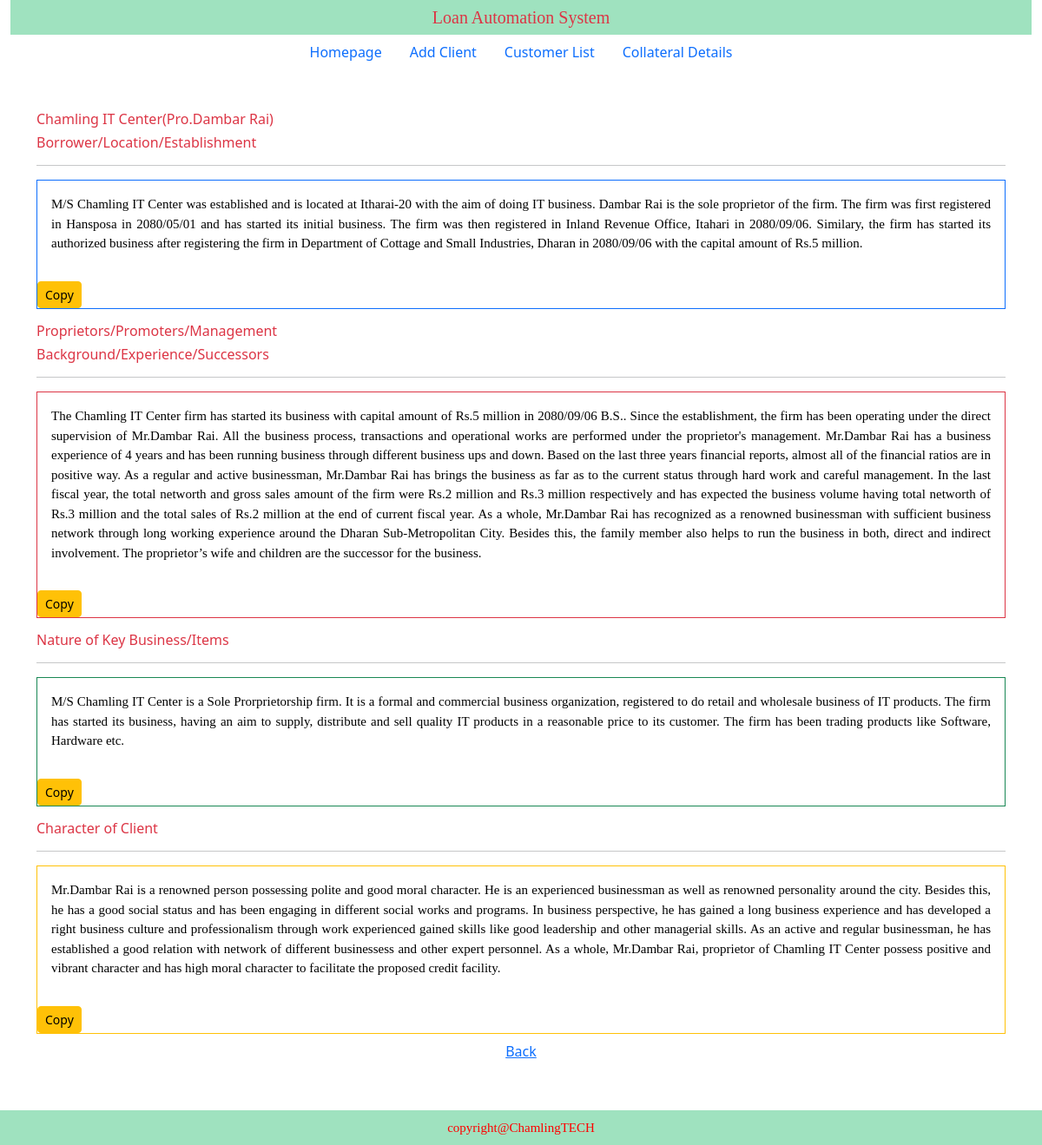
The app's page /clientdisplay/16 with its own data.
### loanapp/models.py (models this page shows, shortened)
class ClientDetail(models.Model):
    name= models.CharField(max_length=300)
    address= models.CharField(max_length=150)
    vdc= models.CharField(max_length=100, null=True, blank=True)
    vdc_date= models.CharField(max_length=12, null=True, blank=True)
    iro_address= models.CharField(max_length=50)
    iro_date= models.CharField(max_length=12)
    smi_address= models.CharField(max_length=50)
    smi_date= models.CharField(max_length=12)
    capital= models.CharField(max_length=20)
    capital_new= models.CharField(max_length=20, null=True, blank=True, default='')
    pro_name= models.CharField(max_length=100)
    firm_type= models.CharField(max_length=100, choices=FORM_CHOICES)
    exp_year= models.CharField(max_length=5, null=True, default='', blank=True)
    pre_sales= models.CharField(max_length=6, null=True, default='', blank=True)
    pre_networth= models.CharField(max_length=6, null=True, default='', blank=True)
    cur_sales= models.CharField(max_length=6, null=True, default='', blank=True)
    cur_networth= models.CharField(max_length=6, null=True, default='', blank=True)
    business_type= models.CharField(max_length=100, null=True, default='', blank=True)
    product= models.CharField(max_length=100, null=True, default='', blank=True)
    product_types= models.CharField(max_length=100, null=True, default='', blank=True)
    brand= models.CharField(max_length=100, default='', blank=True, null= True)
    brand_types= models.CharField(max_length=100, default='', blank=True, null=True)

### loanapp/views.py (the view)
# urls.py: path('clientdisplay/<int:pk>', ClientDisplay.as_view(), name='clientdisplay'),
class ClientDisplay(DetailView):
    model=ClientDetail
    template_name='client_display.html'

### templates/client_display.html (shortened to what this page needs)
{% extends 'base.html' %}
{% load static %}
{% block css %}  <link rel="stylesheet" href="{% static 'css/client_display.css' %} "> {% endblock css %}
{% block bodycontent %}
<div class="container py-5">
    <div class="section1">
        <h6 class="text-danger"> {{object.name}}(Pro.{{object.pro_name}})</h6>
        <h6 class="text-danger">Borrower/Location/Establishment</h6>
    <hr color="red">
    <div class="border border-primary">
        <p class="p-3" id="FirmDetail">
            M/S {{object.name }} was established and is located at {{object.address }} with the aim of doing
             {{object.business_type}} business. {{object.pro_name}} is the sole proprietor of the firm.
             {% if object.vdc and object.vdc_date %}
                The firm was first registered in {{object.vdc}} in {{object.vdc_date}} and
                has started its initial business.
             {% endif %}
             The firm was then registered in Inland Revenue Office, {{ object.iro_address}}
             in {{object.iro_date}}. Similary, the firm has started its authorized business after registering
             the firm in Department of Cottage and Small Industries, {{object.smi_address}} in {{object.smi_date}}
             with the capital amount of Rs.{{object.capital}} million.
        </p>
        <button type="button" onclick="FirmDetailCopy()" class="btn btn-warning btn-sm text-sm-end mx-auto">Copy</button>
    </div>
    </div>
    <div class="section1">
        <h6 class="text-danger mt-3">Proprietors/Promoters/Management</h6>
        <h6 class="text-danger">Background/Experience/Successors</h6>
    <hr color="red">
    <div class="border border-danger">
        <p id ="FirmBackDetail" class="p-3">
            The {{object.name}} firm has started its business with capital amount of Rs.{{object.capital}} million in
            {{object.smi_date}} B.S.. Since the establishment, the firm has been operating under the direct supervision
            of Mr.{{object.pro_name}}. All the business process, transactions and operational works are performed under
            the proprietor's management. Mr.{{object.pro_name}} has a business experience of {{object.exp_year}} years and
            has been running business through different business ups and down. Based on the last three years financial
            reports, almost all of the financial ratios are in positive way. As a regular and active businessman,
            Mr.{{object.pro_name}} has brings the business as far as to the current status through hard work and careful
            management.
            In the last fiscal year, the total networth and gross sales amount of the firm were Rs.{{object.pre_sales}} million
            and Rs.{{object.pre_networth}} million respectively and has expected the business volume having total networth of
            Rs.{{object.cur_networth}} million and the total sales of Rs.{{object.cur_sales}} million at the end of current
            fiscal year. As a whole, Mr.{{object.pro_name}} has recognized as a renowned businessman with sufficient business
            network through long working experience around the Dharan Sub-Metropolitan City. Besides this, the family member
            also helps to run the business in both, direct and indirect involvement. The proprietor’s wife and children are
            the successor for the business.
        </p>
        <button type="button" onclick="FirmBackCopy()" class="btn btn-warning btn-sm text-sm-end mx-auto">Copy</button>
    </div>
    </div>
    <div class="section1">
        <h6 class="text-danger mt-3">Nature of Key Business/Items</h6>
        <hr color="red">
        <div class="border border-success">
            <p id="FirmNature" class="p-3">
                M/S {{object.name}} is a {{object.firm_type}} firm. It is a formal and commercial
                 business organization, registered to do retail and wholesale business of {{object.business_type}} products.
                 The firm has started its business, having an aim to supply, distribute and sell quality
                 {{object.business_type}} products in a reasonable price to its customer. The firm has been trading
                 {{object.buisness_types}} products like {{object.product_types}} etc.
            </p>
            <button type="button" onclick="FirmNatureCopy()" class="btn btn-warning btn-sm text-sm-end mx-auto">Copy</button>
        </div>
    </div>
     <div class="section1">
        <h6 class="text-danger mt-3">Character of Client</h6>
        <hr color="red">
        <div class="border border-warning">
            <p id="clientcharacter" class="p-3">
                Mr.{{object.pro_name}} is a renowned person possessing polite and good moral character.
                He is an experienced businessman as well as renowned personality around the city.
                Besides this, he has a good social status and has been engaging in different social
                works and programs. In business perspective, he has gained a long business experience and
                 has developed a right business culture and professionalism through work experienced gained
                 skills like good leadership and other managerial skills. As an active and regular businessman,
                  he has established a good relation with network of different businessess and other expert personnel.
                  As a whole, Mr.{{object.pro_name}}, proprietor of {{object.name}} possess positive and vibrant character and has high moral character
                  to facilitate the proposed credit facility.
            </p>
            <button type="button" onclick="ClientCharacterCopy()" class="btn btn-warning btn-sm text-sm-end mx-auto">Copy</button>
        </div>
    </div>
    <div class="back-btn text-center py-2">
        <a href="{% url 'clientlist' %}" class="back-btn">Back</a>
    </div>
</div>
{% endblock bodycontent %}

### static/css/base.css (style rules this page uses)
* { margin:0; padding:0; box-sizing: border-box; }
html { height:100%; }
body { width:100%; display:flex; flex-direction:column; height:100%; }

### static/css/client_display.css (style rules this page uses)
p { color:black; font-family: "Times New Roman", Times, serif; text-align: justify; font-size:15px; text-align: justify; }

### records on screen
ClientDetail: name "Chamling IT Center", pro_name "Dambar Rai", address "Itharai-20", business_type "IT", vdc "Hansposa", vdc_date "2080/05/01", iro_address "Itahari", iro_date "2080/09/06", smi_address "Dharan", smi_date "2080/09/06", capital "5", exp_year "4", pre_sales "2", pre_networth "3", cur_networth "3", cur_sales "2", firm_type "Sole Prorprietorship", product_types "Software, Hardware"
